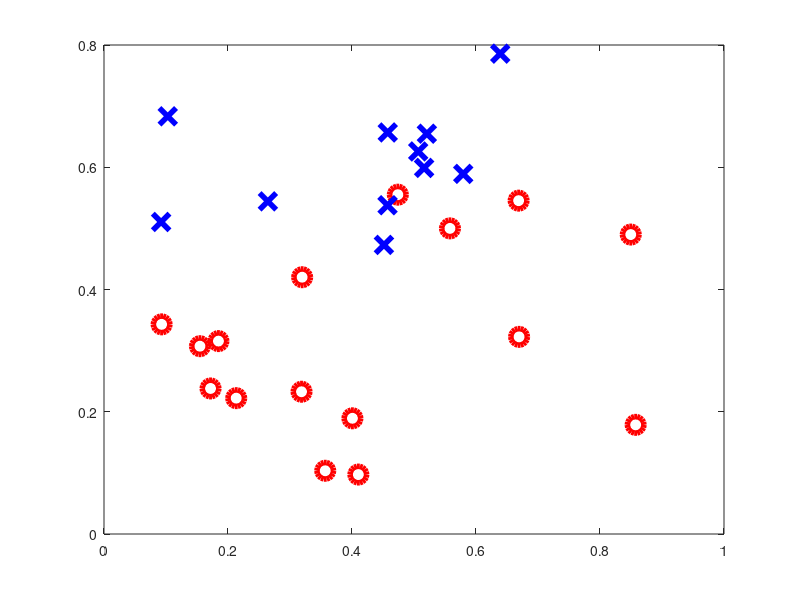

The MATLAB script that drew this image: (Note: this script raises an error after producing the figure.)
function train_NN
%NETBP_FULL
%   Extended version of netbp, with more graphics
%
%   Set up data for neural net test
%   Use backpropagation to train
%   Visualize results
%
% C F Higham and D J Higham, Aug 2017
%
%%%%%%% DATA %%%%%%%%%%%
% xcoords, ycoords, targets
load  Highamdata  x1 x2 y x1MIN x1MAX x2MIN x2MAX Nweather
days_ind = [1,5,10,15,16,19,21,25,26,36,49,55,56,57,61,66,70,75,76,81,82,91,95,116,120,203,208];
Nweather = length(days_ind);
x1  = x1(days_ind);
x2  = x2(days_ind);
y   = y(:,days_ind);

figure(1)
clf
a1 = subplot(1,1,1);
for iii = 1:Nweather
    if y(1,iii)>0
        plot(x1(iii),x2(iii),'ro','MarkerSize',12,'LineWidth',4)
        hold on
    else
        plot(x1(iii),x2(iii),'bx','MarkerSize',12,'LineWidth',4)
    end
end
a1.XTick = [0 1];
a1.YTick = [0 1];
a1.FontWeight = 'Bold';
a1.FontSize = 16;
xlim([0,1])
ylim([0,1])

%print -dpng pic_xy.png

%%%%%%%%%%%%%%%%%%%%%%%%%%%%%%%%%%%%%%%%
% Initialize weights and biases
rng(5000);
W2 = 0.7*randn(2,2);
W3 = 0.7*randn(3,2);
W4 = 0.7*randn(2,3);
b2 = 0.7*randn(2,1);
b3 = 0.7*randn(3,1);
b4 = 0.7*randn(2,1);
%%%%%%%%%%%%%%%%%%%%%%%%%%%%%%%%%%%%%%%%

%%%%%%%%%%%%%%%%%%%%%%%%%%%%%%%%%%%%%%%%
% Forward and Back propagate
% Pick a training point at random
%eta = 0.05;
eta = 0.03;
Niter = 5000000;
tic
savecost = zeros(Niter,1);
for counter = 1:Niter
    k = randi(Nweather);
    x = [x1(k); x2(k)];
    % Forward pass
    a2 = activate(x,W2,b2);
    a3 = activate(a2,W3,b3);
    a4 = activate(a3,W4,b4);
    % Backward pass
    delta4 = a4.*(1-a4).*(a4-y(:,k));
    delta3 = a3.*(1-a3).*(W4'*delta4);
    delta2 = a2.*(1-a2).*(W3'*delta3);
    % Gradient step
    W2 = W2 - eta*delta2*x';
    W3 = W3 - eta*delta3*a2';
    W4 = W4 - eta*delta4*a3';
    b2 = b2 - eta*delta2;
    b3 = b3 - eta*delta3;
    b4 = b4 - eta*delta4;
    % Monitor progress
    newcost = cost(W2,W3,W4,b2,b3,b4);
    savecost(counter) = newcost;
    if mod(counter,100000)==0
        disp([num2str(counter/Niter,'%0.2f'),'   ', num2str(newcost,'%f')])
        
        %%%%%%%%%%% Display shaded and unshaded regions
        N = 100;
        Dx = 1/N;
        Dy = 1/N;
        xvals = [0:Dx:1];
        yvals = [0:Dy:1];
        for k1 = 1:N+1
            xk = xvals(k1);
            for k2 = 1:N+1
                yk = yvals(k2);
                xy = [xk;yk];
                a2 = activate(xy,W2,b2);
                a3 = activate(a2,W3,b3);
                a4 = activate(a3,W4,b4);
                Aval(k2,k1) = a4(1);
                Bval(k2,k1) = a4(2);
            end
        end
        [X,Y] = meshgrid(xvals,yvals);
        
        figure(3)
        clf
        a2 = subplot(1,1,1);
        Mval = Aval>Bval;
        contourf(X,Y,Mval,[0.5 0.5])
        hold on
        colormap([1 1 1; 0.8 0.8 0.8])
        for iii = 1:Nweather
            if y(1,iii)>0
                plot(x1(iii),x2(iii),'ro','MarkerSize',12,'LineWidth',4)
            else
                plot(x1(iii),x2(iii),'bx','MarkerSize',12,'LineWidth',4)
            end
        end
        a2.XTick = [0 1];
        a2.YTick = [0 1];
        a2.FontWeight = 'Bold';
        a2.FontSize = 16;
        xlim([0,1])
        ylim([0,1])
    end
end

disp(toc)

figure(2)
clf
semilogy([1:1e4:Niter],savecost(1:1e4:Niter),'b-','LineWidth',2)
xlabel('Iteration Number')
ylabel('Value of cost function')
set(gca,'FontWeight','Bold','FontSize',18)
print -dpng pic_cost.png

%%%%%%%%%%% Display shaded and unshaded regions
N = 500;
Dx = 1/N;
Dy = 1/N;
xvals = [0:Dx:1];
yvals = [0:Dy:1];
for k1 = 1:N+1
    xk = xvals(k1);
    for k2 = 1:N+1
        yk = yvals(k2);
        xy = [xk;yk];
        a2 = activate(xy,W2,b2);
        a3 = activate(a2,W3,b3);
        a4 = activate(a3,W4,b4);
        Aval(k2,k1) = a4(1);
        Bval(k2,k1) = a4(2);
    end
end
[X,Y] = meshgrid(xvals,yvals);

save NN_parameters W2 b2 W3 b3 W4 b4

% figure(39)
% mesh(X,Y,Aval)
% axis square
%
% figure(40)
% mesh(X,Y,Bval)
% axis square

figure(3)
clf
a2 = subplot(1,1,1);
Mval = Aval>Bval;
contourf(X,Y,Mval,[0.5 0.5])
hold on
colormap([1 1 1; 0.8 0.8 0.8])
for iii = 1:Nweather
    if y(1,iii)>0
        plot(x1(iii),x2(iii),'ro','MarkerSize',12,'LineWidth',4)
    else
        plot(x1(iii),x2(iii),'bx','MarkerSize',12,'LineWidth',4)
    end
end
a2.XTick = [0 1];
a2.YTick = [0 1];
a2.FontWeight = 'Bold';
a2.FontSize = 16;
xlim([0,1])
ylim([0,1])

print -dpng pic_bdy_bp.png

    function costval = cost(W2,W3,W4,b2,b3,b4)
        
        costvec = zeros(Nweather,1);
        for i = 1:Nweather
            x =[x1(i);x2(i)];
            a2 = activate(x,W2,b2);
            a3 = activate(a2,W3,b3);
            a4 = activate(a3,W4,b4);
            costvec(i) = norm(y(:,i) - a4,2);
        end
        costval = norm(costvec,2)^2;
    end % of nested function

end
